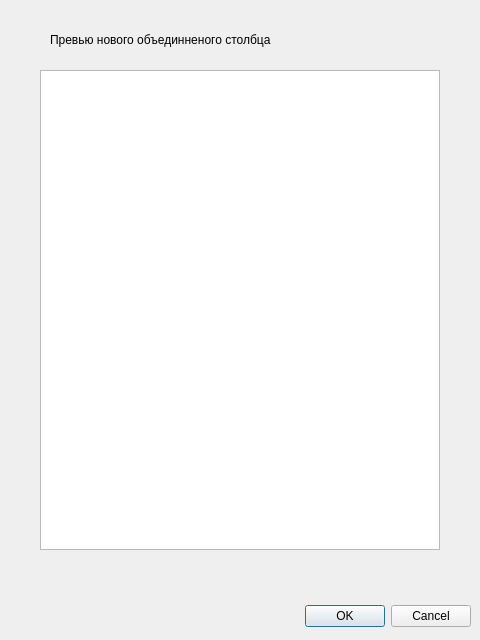
<?xml version="1.0" encoding="UTF-8"?>
<ui version="4.0">
 <class>PreviewNewTableColumnDialog</class>
 <widget class="QDialog" name="PreviewNewTableColumnDialog">
  <property name="geometry">
   <rect>
    <x>0</x>
    <y>0</y>
    <width>480</width>
    <height>640</height>
   </rect>
  </property>
  <property name="windowTitle">
   <string>Dialog</string>
  </property>
  <widget class="QDialogButtonBox" name="buttonBox">
   <property name="geometry">
    <rect>
     <x>10</x>
     <y>600</y>
     <width>461</width>
     <height>32</height>
    </rect>
   </property>
   <property name="orientation">
    <enum>Qt::Horizontal</enum>
   </property>
   <property name="standardButtons">
    <set>QDialogButtonBox::Cancel|QDialogButtonBox::Ok</set>
   </property>
  </widget>
  <widget class="QTableWidget" name="tableWidget">
   <property name="geometry">
    <rect>
     <x>40</x>
     <y>70</y>
     <width>400</width>
     <height>480</height>
    </rect>
   </property>
  </widget>
  <widget class="QLabel" name="label">
   <property name="geometry">
    <rect>
     <x>50</x>
     <y>30</y>
     <width>381</width>
     <height>20</height>
    </rect>
   </property>
   <property name="text">
    <string>Превью нового объединненого столбца</string>
   </property>
  </widget>
 </widget>
 <resources/>
 <connections>
  <connection>
   <sender>buttonBox</sender>
   <signal>accepted()</signal>
   <receiver>PreviewNewTableColumnDialog</receiver>
   <slot>accept()</slot>
   <hints>
    <hint type="sourcelabel">
     <x>248</x>
     <y>254</y>
    </hint>
    <hint type="destinationlabel">
     <x>157</x>
     <y>274</y>
    </hint>
   </hints>
  </connection>
  <connection>
   <sender>buttonBox</sender>
   <signal>rejected()</signal>
   <receiver>PreviewNewTableColumnDialog</receiver>
   <slot>reject()</slot>
   <hints>
    <hint type="sourcelabel">
     <x>316</x>
     <y>260</y>
    </hint>
    <hint type="destinationlabel">
     <x>286</x>
     <y>274</y>
    </hint>
   </hints>
  </connection>
 </connections>
</ui>
